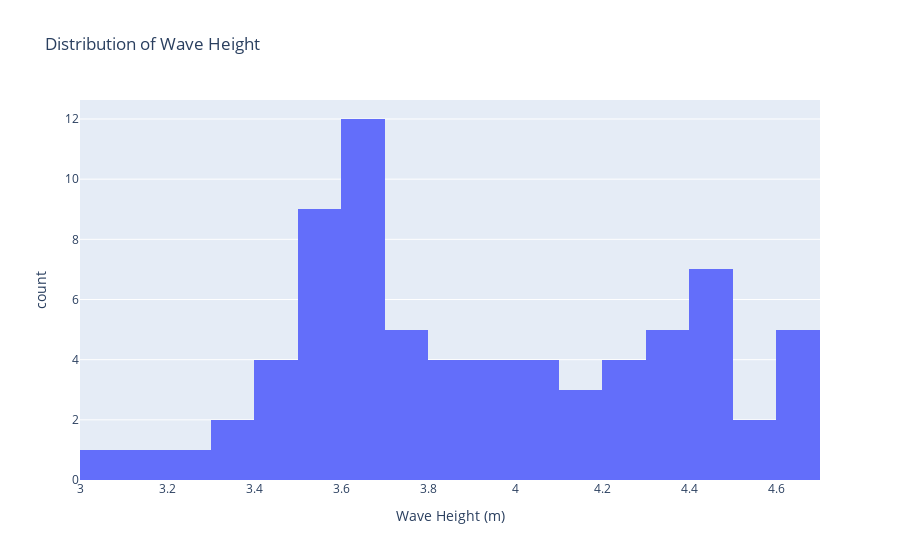

Notebook cell for this chart:
### Code cell
fig = px.histogram(
    pdf,
    x="WAVE_HEIGHT",
    nbins=30,
    title="Distribution of Wave Height",
    labels={"WAVE_HEIGHT": "Wave Height (m)"}
)
fig.show()

### Figure 1 — Plotly figure (JSON) as saved in the notebook; plotly's stock layout.template omitted (floating-point values rounded to 4 significant figures)
{"data": [{"bingroup": "x", "hovertemplate": "Wave Height (m)=%{x}<br>count=%{y}<extra></extra>", "legendgroup": "", "marker": {"color": "#636efa", "pattern": {"shape": ""}}, "name": "", "nbinsx": 30, "orientation": "v", "showlegend": false, "type": "histogram", "x": [3.69, 3.63, 3.61, 3.58, 3.55, 3.54, 3.52, 3.5, 3.5, 3.49, 3.48, 3.49, 3.51, 3.52, 3.62, 3.72, 3.81, 3.92, 4.02, 4.12, 4.21, 4.3, 4.39, 4.42, 4.44, 4.47, 4.44, 4.41, 4.38, 4.3, 4.23, 4.15, 4.05, 3.95, 3.85, 3.79, 3.74, 3.68, 3.66, 3.64, 3.61, 3.63, 3.65, 3.67, 3.75, 3.83, 3.91, 4.08, 4.24, 4.41, 4.5, 4.6, 4.69, 4.66, 4.63, 4.6, 4.5, 4.41, 4.31, 4.21, 4.11, 4.0, 3.91, 3.82, 3.72, 3.64, 3.55, 3.46, 3.38, 3.3, 3.22, 3.14, 3.06], "xaxis": "x", "yaxis": "y"}], "layout": {"barmode": "relative", "legend": {"tracegroupgap": 0}, "title": {"text": "Distribution of Wave Height"}, "xaxis": {"anchor": "y", "domain": [0, 1], "title": {"text": "Wave Height (m)"}}, "yaxis": {"anchor": "x", "domain": [0, 1], "title": {"text": "count"}}}}
